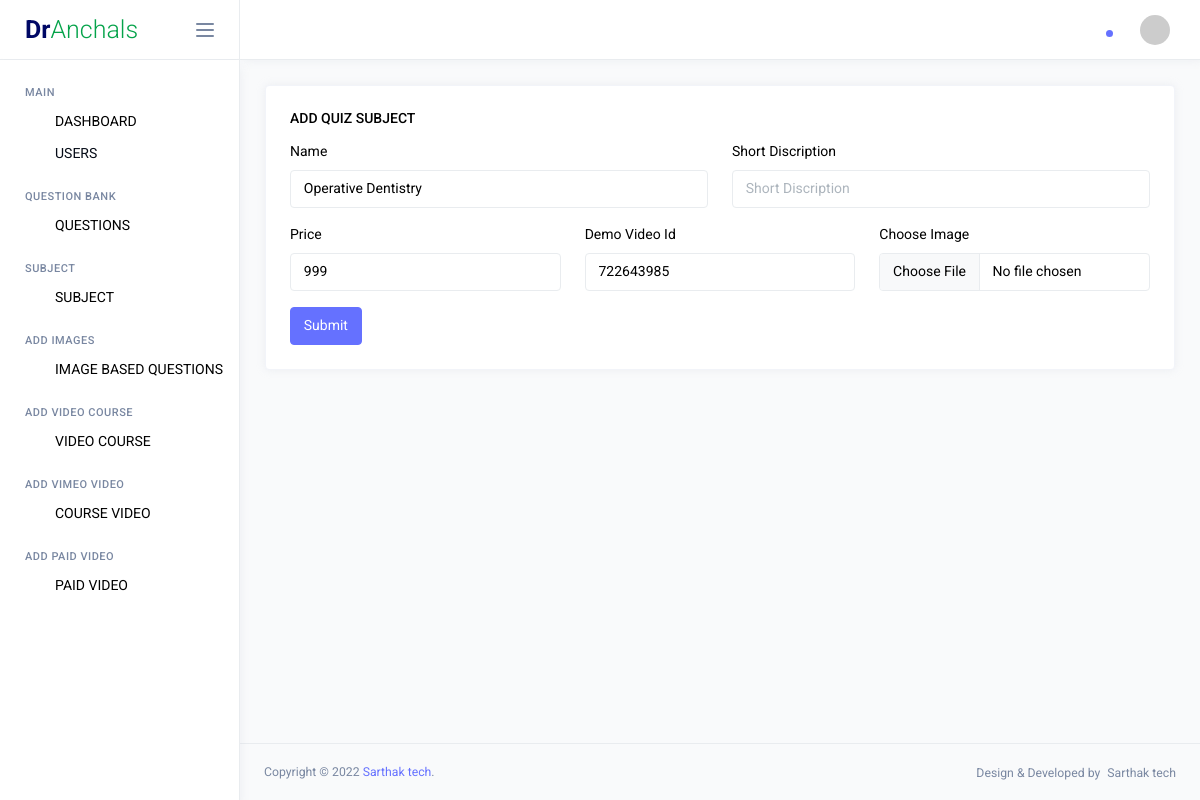
Page /addvideocourse.php?edit=3 (signed in) on the committed database.
### tables this page shows
CREATE TABLE `corce` (
  `id` int(11) NOT NULL,
  `coursename` varchar(250) NOT NULL,
  `discription` text NOT NULL,
  `status` varchar(20) DEFAULT NULL,
  `prices` double NOT NULL,
  `demovideoid` int(20) NOT NULL,
  `thumbnail` varchar(250) NOT NULL,
  `date1` date NOT NULL
);

### addvideocourse.php (the view, shortened to what this page needs)
<?php
include "db.php";
?>
<!DOCTYPE html>
<html lang="en">
<head>
    <link rel="stylesheet" href="assets/Questions/core/core.css">
    <link rel="stylesheet" href="assets/fonts/feather-font/css/iconfont.css">
    <link rel="stylesheet" href="assets/Questions/flag-icon-css/css/flag-icon.min.css">
    <link rel="stylesheet" href="assets/css/demo1/style.css">
</head>
<body>
<div class="main-wrapper">
        <?php
            include "header.php";
        ?>
        <div class="page-wrapper">
            <nav class="navbar">
                <div class="navbar-content">
                    <ul class="navbar-nav">
                        <li class="nav-item dropdown">
                            <a class="nav-link dropdown-toggle" href="#" id="notificationDropdown" role="button"
                                data-bs-toggle="dropdown" aria-haspopup="true" aria-expanded="false">
                                <div class="indicator">
                                    <div class="circle"></div>
                                </div>
                            </a>
                        </li>
                        <li class="nav-item dropdown">
                            <a class="nav-link dropdown-toggle" href="#" id="profileDropdown" role="button"
                                data-bs-toggle="dropdown" aria-haspopup="true" aria-expanded="false">
                                <img class="wd-30 ht-30 rounded-circle" src="https://via.placeholder.com/30x30"
                                    alt="profile">
                            </a>
                        </li>
                    </ul>
                </div>
            </nav>
            <?php
if(isset($_GET['edit'])){
$cid1=$_GET['edit'];
$sql1 = mysqli_query($con, "SELECT * FROM `corce` where id='$cid1'");
$ceck =  mysqli_num_rows($sql1);
if ($ceck > 0) {
$row=mysqli_fetch_array($sql1);
	$subject=     $row['coursename'] ;
	$description=   $row['discription'] ;
	$prices=  $row['prices'] ;
	$image=    $row['thumbnail'] ;
    $demovideoid=    $row['demovideoid'] ;
}
}else{
	$checkupdate=0;
	$subject=     "";
	$description=   "";
	$prices=  "";
	$image=    "";
}
	?>
            <div class="page-content">
                <div class="row">
                    <div class="col-md-12 stretch-card">
                        <div class="card">
                            <div class="card-body">
                                <h6 class="card-title">Add Quiz Subject</h6>
                                <form method="post" action="" enctype="multipart/form-data">
                                    <div class="row">
                                        <div class="col-sm-6">
                                            <div class="mb-3">
                                                <label class="form-label">Name</label>
                                                <input type="text" name="coursename" value="<?php echo $subject  ?>"
                                                    class="form-control" placeholder="Enter Name" required>
                                            </div>
                                        </div>
                                        <div class="col-sm-6">
                                            <div class="mb-3">
                                                <label class="form-label">Short Discription</label>
                                                <input type="text" name="discription"
                                                    value="<?php echo $description  ?>" class="form-control"
                                                    placeholder="Short Discription" required >
                                            </div>
                                        </div>
                                    </div>
                                    <div class="row">
                                        <div class="col-sm-4">
                                            <div class="mb-3">
                                                <label class="form-label">Price</label>
                                                <input type="number" name="courseprice" value="<?php echo $prices  ?>"
                                                    class="form-control" placeholder="price" required>
                                            </div>
                                        </div>
                                        <div class="col-sm-4">
                                            <div class="mb-3">
                                                <label class="form-label">Demo Video Id</label>
                                                <input type="number" name="videoid" value="<?php echo $demovideoid  ?>"
                                                    class="form-control" placeholder="Vimoe Video Id" required>
                                            </div>
                                        </div>
                                        <div class="col-sm-4">
                                            <div class="mb-3">
                                                <label class="form-label">Choose Image</label>
                                                <input type="file" name="video" value="<?php echo $image  ?>"
                                                    class="form-control" placeholder="price" required>
                                            </div>
                                        </div>
                                    </div>
                                    <input type="submit"  name='submit' value="Submit" class="btn btn-primary submit">
                                </form>
                            </div>
                        </div>
                    </div>
                </div>
            </div>
            <footer
                class="footer d-flex flex-column flex-md-row align-items-center justify-content-between px-4 py-3 border-top small">
                <p class="text-muted mb-1 mb-md-0">Copyright © 2022 <a href="https://www.sarthaktech"
                        target="_blank">Sarthak tech</a>.</p>
                <p class="text-muted">Design & Developed by  Sarthak tech</p>
            </footer>
        </div>
    </div>
</body>
</html>

### rows in the picture
corce: coursename "Operative Dentistry", courseprice "999", videoid "722643985"
